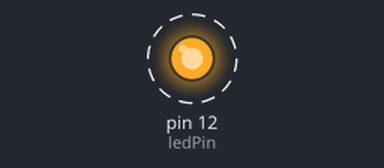
The sketch below on a simulated Arduino Uno, built with avr-gcc and run on an emulated ATmega328P. Parts: output pins drawn as LEDs (lit = HIGH). Dashed ring = blinking.

Above: at 0.2 s.
Timing chart, 0 to 4.6 s (numbered marks = the images above):
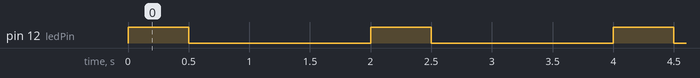

Measured:
- by itself, pin 12 (ledPin): alternates HIGH for 0.50 s and LOW for 1.5 s

The sketch:

Lab1_Blink.ino
```cpp
/*
  Lab1_Blink

  Turns an LED on for 0.5 second, then off for 1.5 second, repeatedly.

  For Arduino UNO, LED_BUILTIN is digital pin 13
  But, we're using digital pin 12 in this demo

  Name: Kumar Ramesh
  PUID: 0032813975
*/

// setting a constant pin number
const int ledPin = 12;  // the number of the LED pin

// when you push the reset or power the board button
// the setup function runs first and only once
void setup() {
  // create an output on our digital pin
  pinMode(ledPin, OUTPUT);
}

// the loop function runs after setup and is looped until power to
// the arduino is shut OFF or the reset button is pressed
void loop() {
  digitalWrite(ledPin, HIGH);  // set digital pin 12 to HIGH
  delay(500);                      // do nothing for 500ms
  digitalWrite(ledPin, LOW);   // set digital pin 12 to LOW
  delay(1500);                      // do nothing for 1500ms
}
```
